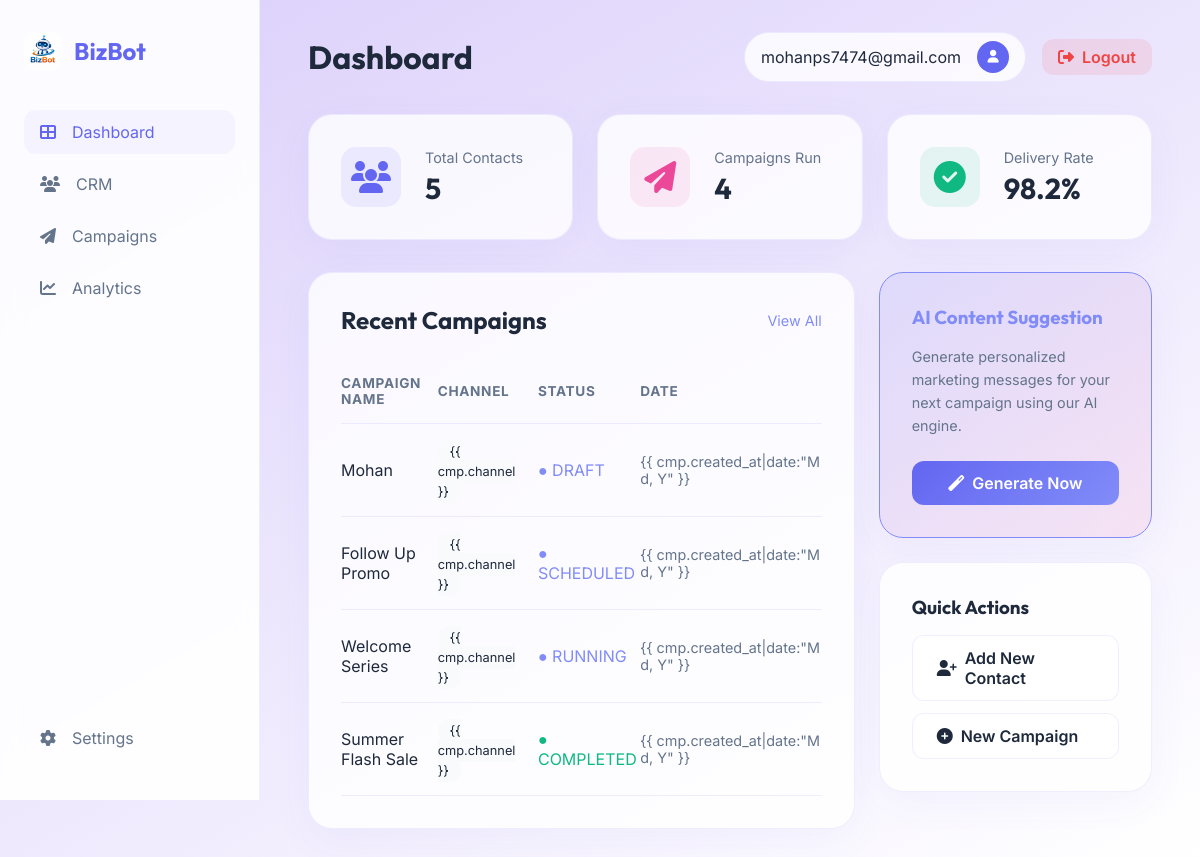
The app's page / (signed in) with its own data.
### campaigns/models.py (models this page shows, shortened)
class Campaign(models.Model):
    CHANNEL_CHOICES = [
        ('EMAIL', 'Email'),
        ('SMS', 'SMS'),
        ('WHATSAPP', 'WhatsApp'),
    ]
    STATUS_CHOICES = [
        ('DRAFT', 'Draft'),
        ('SCHEDULED', 'Scheduled'),
        ('RUNNING', 'Running'),
        ('COMPLETED', 'Completed'),
        ('FAILED', 'Failed'),
    ]
    name = models.CharField(max_length=200)
    channel = models.CharField(max_length=20, choices=CHANNEL_CHOICES)
    content = models.TextField(help_text="The message template or content")
    schedule_time = models.DateTimeField(null=True, blank=True)
    status = models.CharField(max_length=20, choices=STATUS_CHOICES, default='DRAFT')
    created_at = models.DateTimeField(auto_now_add=True)

### dashboard/views.py (the view)
# urls.py: path('', include('dashboard.urls')),
@login_required
def dashboard(request):
    total_contacts = Contact.objects.count()
    total_campaigns = Campaign.objects.count()
    recent_campaigns = Campaign.objects.order_by('-created_at')[:5]
    context = {
        'total_contacts': total_contacts,
        'total_campaigns': total_campaigns,
        'recent_campaigns': recent_campaigns,
    }
    return render(request, 'dashboard/index.html', context)

### templates/dashboard/index.html (shortened to what this page needs)
{% extends 'base.html' %}
{% block page_title %}Dashboard{% endblock %}
{% block content %}
<div class="fade-in">
    <div
        style="display: grid; grid-template-columns: repeat(auto-fit, minmax(240px, 1fr)); gap: 1.5rem; margin-bottom: 2rem;">
        <div class="glass-card" style="display: flex; align-items: center; gap: 1.5rem;">
            <div
                style="background: rgba(99, 102, 241, 0.1); width: 60px; height: 60px; border-radius: 15px; display: flex; align-items: center; justify-content: center; color: var(--primary);">
                <i class="fas fa-users fa-2x"></i>
            </div>
            <div>
                <p style="color: var(--text-dim); font-size: 0.9rem; margin-bottom: 0.25rem;">Total Contacts</p>
                <h3 style="font-size: 1.8rem;">{{ total_contacts }}</h3>
            </div>
        </div>
        <div class="glass-card" style="display: flex; align-items: center; gap: 1.5rem;">
            <div
                style="background: rgba(236, 72, 153, 0.1); width: 60px; height: 60px; border-radius: 15px; display: flex; align-items: center; justify-content: center; color: var(--secondary);">
                <i class="fas fa-paper-plane fa-2x"></i>
            </div>
            <div>
                <p style="color: var(--text-dim); font-size: 0.9rem; margin-bottom: 0.25rem;">Campaigns Run</p>
                <h3 style="font-size: 1.8rem;">{{ total_campaigns }}</h3>
            </div>
        </div>
        <div class="glass-card" style="display: flex; align-items: center; gap: 1.5rem;">
            <div
                style="background: rgba(16, 185, 129, 0.1); width: 60px; height: 60px; border-radius: 15px; display: flex; align-items: center; justify-content: center; color: var(--accent);">
                <i class="fas fa-check-circle fa-2x"></i>
            </div>
            <div>
                <p style="color: var(--text-dim); font-size: 0.9rem; margin-bottom: 0.25rem;">Delivery Rate</p>
                <h3 style="font-size: 1.8rem;">98.2%</h3>
            </div>
        </div>
    </div>
    <div style="display: grid; grid-template-columns: 2fr 1fr; gap: 1.5rem;">
        <div class="glass-card">
            <div style="display: flex; justify-content: space-between; align-items: center; margin-bottom: 1.5rem;">
                <h2>Recent Campaigns</h2>
                <a href="{% url 'campaign_list' %}"
                    style="color: var(--primary-light); text-decoration: none; font-size: 0.9rem;">View All</a>
            </div>
            <table style="width: 100%; border-collapse: collapse;">
                <thead>
                    <tr
                        style="text-align: left; color: var(--text-dim); font-size: 0.85rem; border-bottom: 1px solid var(--glass-border);">
                        <th style="padding: 1rem 0;">CAMPAIGN NAME</th>
                        <th style="padding: 1rem 0;">CHANNEL</th>
                        <th style="padding: 1rem 0;">STATUS</th>
                        <th style="padding: 1rem 0;">DATE</th>
                    </tr>
                </thead>
                <tbody>
                    {% for cmp in recent_campaigns %}
                    <tr style="border-bottom: 1px solid var(--glass-border);">
                        <td style="padding: 1rem 0;">{{ cmp.name }}</td>
                        <td style="padding: 1rem 0;"><span
                                style="background: var(--bg-dark); padding: 0.25rem 0.75rem; border-radius: 20px; font-size: 0.8rem;">{{
                                cmp.channel }}</span></td>
                        <td style="padding: 1rem 0;">
                            <span
                                style="color: {% if cmp.status == 'COMPLETED' %}var(--accent){% else %}var(--primary-light){% endif %};">
                                ● {{ cmp.status }}
                            </span>
                        </td>
                        <td style="padding: 1rem 0; color: var(--text-dim); font-size: 0.9rem;">{{
                            cmp.created_at|date:"M d, Y" }}</td>
                    </tr>
                    {% empty %}
                    <tr>
                        <td colspan="4" style="padding: 2rem 0; text-align: center; color: var(--text-dim);">No
                            campaigns created yet.</td>
                    </tr>
                    {% endfor %}
                </tbody>
            </table>
        </div>
        <div style="display: flex; flex-direction: column; gap: 1.5rem;">
            <div class="glass-card"
                style="background: linear-gradient(135deg, rgba(99, 102, 241, 0.1), rgba(236, 72, 153, 0.1)); border: 1px solid var(--primary-light);">
                <h3 style="margin-bottom: 1rem; color: var(--primary-light);">AI Content Suggestion</h3>
                <p style="font-size: 0.9rem; color: var(--text-dim); margin-bottom: 1.5rem; line-height: 1.6;">
                    Generate personalized marketing messages for your next campaign using our AI engine.
                </p>
                <a href="{% url 'campaign_create' %}" class="btn btn-primary"
                    style="width: 100%; justify-content: center;">
                    <i class="fas fa-magic"></i> Generate Now
                </a>
            </div>
            <div class="glass-card">
                <h3 style="margin-bottom: 1rem;">Quick Actions</h3>
                <div style="display: flex; flex-direction: column; gap: 0.75rem;">
                    <a href="{% url 'contact_create' %}" class="btn"
                        style="background: var(--bg-card); border: 1px solid var(--glass-border); color: var(--text-main); width: 100%; justify-content: flex-start;">
                        <i class="fas fa-user-plus"></i> Add New Contact
                    </a>
                    <a href="{% url 'campaign_create' %}" class="btn"
                        style="background: var(--bg-card); border: 1px solid var(--glass-border); color: var(--text-main); width: 100%; justify-content: flex-start;">
                        <i class="fas fa-plus-circle"></i> New Campaign
                    </a>
                </div>
            </div>
        </div>
    </div>
</div>
{% endblock %}

### templates/base.html (shortened to what this page needs)
{% load static %}
<!DOCTYPE html>
<html lang="en">
<head>
    <link rel="stylesheet" href="https://cdnjs.cloudflare.com/ajax/libs/font-awesome/6.4.0/css/all.min.css">
    <link rel="stylesheet" href="{% static 'css/style.css' %}">
</head>
<body>
    <aside>
        <a href="/" class="brand">
            <img src="{% static 'img/logo.jpg' %}" alt="BizBot Logo" class="brand-logo">
            <span>BizBot</span>
        </a>
        <ul class="nav-links">
            <li class="nav-item">
                <a href="{% url 'dashboard' %}"
                    class="nav-link {% if request.resolver_match.url_name == 'dashboard' %}active{% endif %}">
                    <i class="fas fa-th-large"></i>
                    <span>Dashboard</span>
                </a>
            </li>
            <li class="nav-item">
                <a href="{% url 'contact_list' %}" class="nav-link {% if 'crm' in request.path %}active{% endif %}">
                    <i class="fas fa-users"></i>
                    <span>CRM</span>
                </a>
            </li>
            <li class="nav-item">
                <a href="{% url 'campaign_list' %}"
                    class="nav-link {% if 'campaigns' in request.path %}active{% endif %}">
                    <i class="fas fa-paper-plane"></i>
                    <span>Campaigns</span>
                </a>
            </li>
            <li class="nav-item">
                <a href="#" class="nav-link">
                    <i class="fas fa-chart-line"></i>
                    <span>Analytics</span>
                </a>
            </li>
        </ul>
        <div class="nav-item" style="margin-top: auto;">
            <a href="#" class="nav-link">
                <i class="fas fa-cog"></i>
                <span>Settings</span>
            </a>
        </div>
    </aside>
    <main>
        <header class="top-bar">
            <h1>{% block page_title %}Dashboard{% endblock %}</h1>
            <div style="display: flex; align-items: center; gap: 1rem;">
                <div class="user-profile">
                    <span>{{ user.username|default:"Business Owner" }}</span>
                    <div class="avatar">
                        <i class="fas fa-user"></i>
                    </div>
                </div>
                <a href="{% url 'handle_logout' %}" class="btn"
                    style="background: rgba(239, 68, 68, 0.1); color: #ef4444; padding: 0.5rem 1rem;">
                    <i class="fas fa-sign-out-alt"></i> Logout
                </a>
            </div>
        </header>
        {% block content %}{% endblock %}
    </main>
</body>
</html>

### static/css/style.css (style rules this page uses)
:root { --primary: #6366f1; --primary-light: #818cf8; --secondary: #ec4899; --bg-dark: #f8fafc; --bg-card: rgba(255, 255, 255, 0.8); --text-main: #1e293b; --text-dim: #64748b; --accent: #10b981; --glass-border: rgba(99, 102, 241, 0.1); }
* { margin: 0; padding: 0; box-sizing: border-box; }
body { font-family: 'Inter', sans-serif; background-color: var(--bg-dark); color: var(--text-main); background-image: linear-gradient(150deg, rgba(200, 179, 250, 0.607), white); background-repeat: no-repeat; background-attachment: fixed; min-height: 100vh; display: flex; overflow-x: hidden; }
h1, h2, h3, .brand, .form_container h1 { font-family: 'Outfit', sans-serif; }
aside { width: 260px; background: rgba(255, 255, 255, 0.9); backdrop-filter: blur(10px); border-right: 1px solid var(--glass-border); height: 100vh; position: fixed; left: 0; top: 0; z-index: 100; padding: 2rem 1.5rem; display: flex; flex-direction: column; }
.brand { font-size: 1.5rem; font-weight: 700; margin-bottom: 2.5rem; display: flex; align-items: center; gap: 0.75rem; color: var(--primary); text-decoration: none; }
.brand-logo { width: 38px; height: 38px; object-fit: contain; border-radius: 10px; }
.nav-links, .nav_links { list-style: none; flex-grow: 1; }
.nav-item { margin-bottom: 0.5rem; }
.nav-link, .nav_links a { display: flex; align-items: center; gap: 1rem; padding: 0.75rem 1rem; color: var(--text-dim); text-decoration: none; border-radius: 12px; transition: all 0.3s ease; }
.nav-link:hover, .nav-link.active, .nav_links a:hover { background: rgba(99, 102, 241, 0.05); color: var(--primary); }
main { flex-grow: 1; padding: 2rem 3rem; margin-left: 260px; max-width: calc(100% - 260px); }
.top-bar { display: flex; justify-content: space-between; align-items: center; margin-bottom: 2rem; }
.user-profile { display: flex; align-items: center; gap: 1rem; background: var(--bg-card); padding: 0.5rem 1rem; border-radius: 50px; border: 1px solid var(--glass-border); }
.avatar { width: 32px; height: 32px; border-radius: 50%; background: var(--primary); color: white; display: flex; align-items: center; justify-content: center; font-size: 0.8rem; }
.glass-card, .form_container { background: var(--bg-card); backdrop-filter: blur(12px); border: 1px solid var(--glass-border); border-radius: 24px; padding: 2rem; box-shadow: 0 10px 40px rgba(99, 102, 241, 0.05); }
.btn, .input_feilds button { padding: 0.75rem 1.5rem; border-radius: 12px; font-weight: 600; cursor: pointer; transition: all 0.3s ease; text-decoration: none; display: inline-flex; align-items: center; gap: 0.5rem; border: none; font-family: inherit; }
.btn-primary, .input_feilds button { background: linear-gradient(135deg, var(--primary), var(--primary-light)); color: white; }
table { width: 100%; border-collapse: collapse; }
th { text-align: left; color: var(--text-dim); font-size: 0.85rem; padding: 1.25rem 1rem; border-bottom: 1px solid var(--glass-border); letter-spacing: 0.05em; font-weight: 700; }
td { padding: 1.25rem 1rem; border-bottom: 1px solid var(--glass-border); }
tr:last-child td { border-bottom: none; }
.fade-in { animation: fadeIn 0.5s ease forwards; }

### records on screen
Campaign: name "Mohan", status "DRAFT"
Campaign: name "Follow Up Promo", status "SCHEDULED"
Campaign: name "Welcome Series", status "RUNNING"
Campaign: name "Summer Flash Sale", status "COMPLETED"

### other values on screen
{{ user.username|default:"Business Owner" }} "mohanps7474@gmail.com"
{{ total_contacts }} "5"
{{ total_campaigns }} "4"
